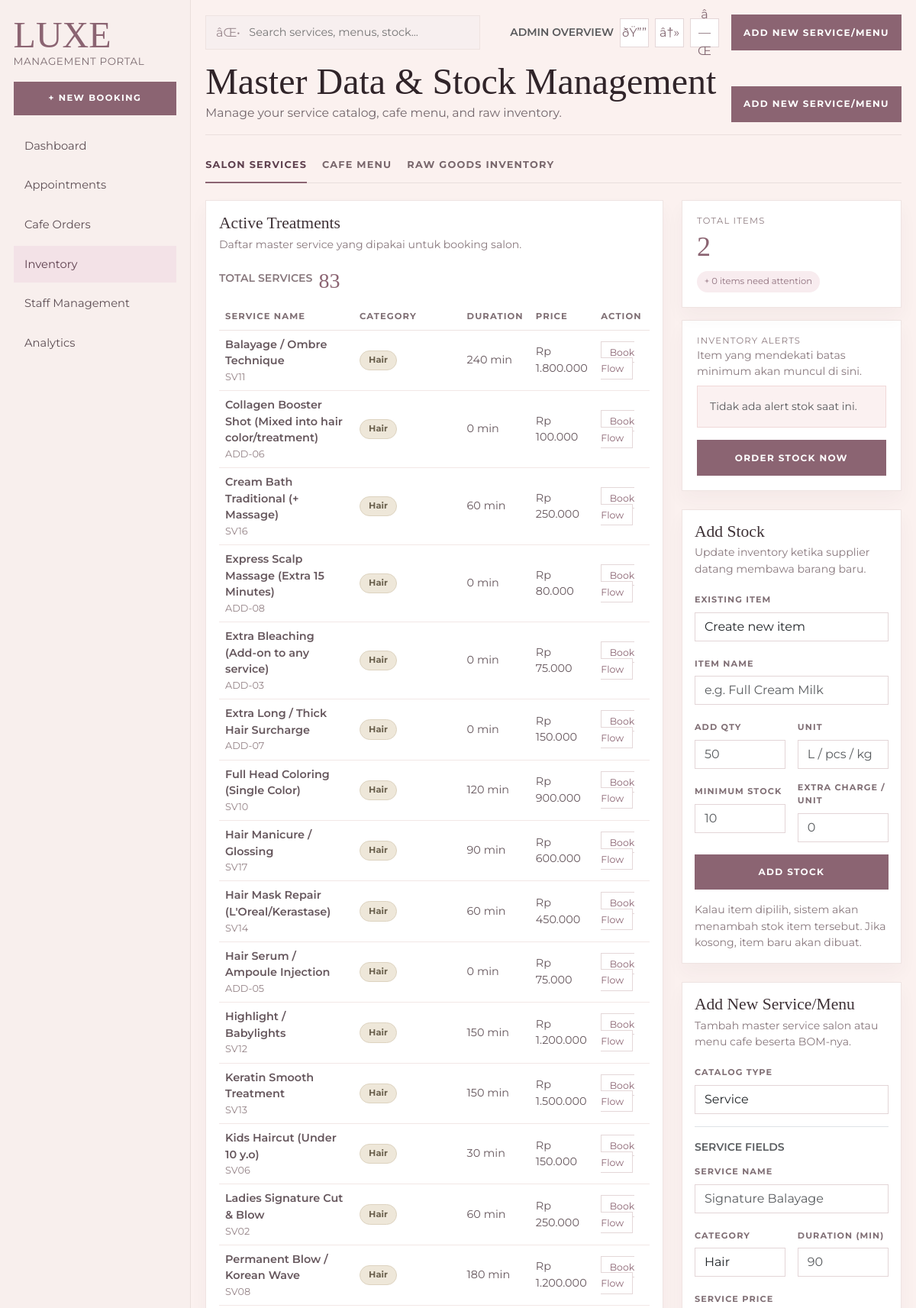
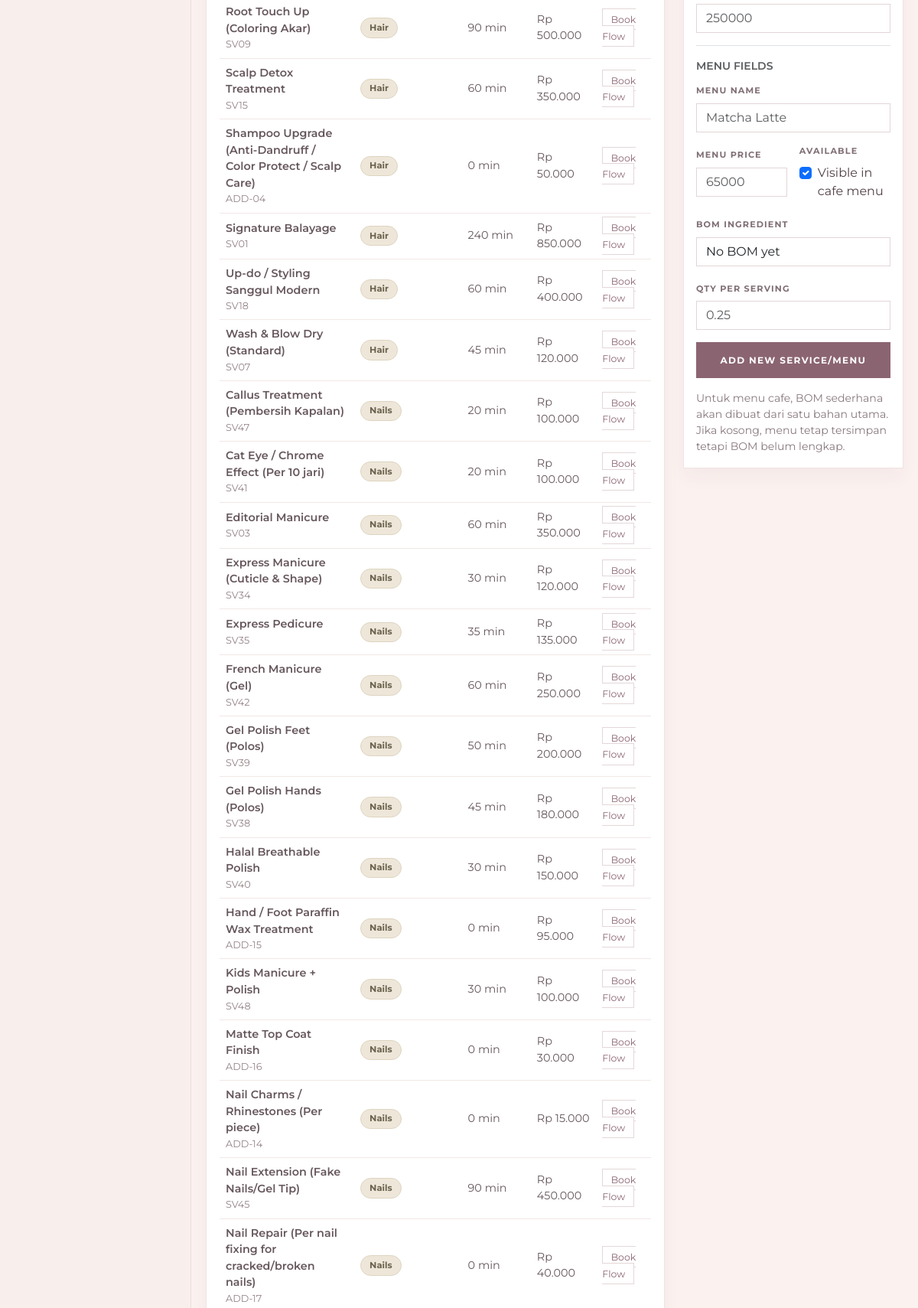
The app's page /index.php?page=admin&action=manageMenus (signed in, upper part) with its own data (2 pictures, top to bottom).
### tables this page shows
CREATE TABLE services (
    service_id VARCHAR(10),
    service_name VARCHAR(100) NOT NULL,
    category ENUM('Hair', 'Nails', 'Lashes', 'Wax & Eyebrows') NOT NULL, 
    is_addon BOOLEAN NOT NULL DEFAULT FALSE,
    base_tariff DECIMAL(10,2) NOT NULL,
    est_duration INT NOT NULL,
    PRIMARY KEY (service_id)
);

### app/Views/Admin/manage_menus.php (the view, shortened to what the rows shown need)
<?php
$services = $services ?? [];
$escape = static fn ($value): string => htmlspecialchars((string) $value, ENT_QUOTES, 'UTF-8');
$formatCurrency = static fn ($value): string => 'Rp ' . number_format((float) $value, 0, ',', '.');
?>
<!DOCTYPE html>
<html lang="id">
<head>
    <link href="https://cdn.jsdelivr.net/npm/bootstrap@5.3.3/dist/css/bootstrap.min.css" rel="stylesheet">
</head>
<body>
    <div class="shell">
        <main class="main">
            <section class="hero-box">
                <div>
                    <h1 class="hero-title">Master Data &amp; Stock Management</h1>
                </div>
            </section>
            <div class="row g-4 align-items-start">
                <div class="col-12 col-lg-8">
                    <section id="services-section" class="panel section-anchor mb-4">
                        <div class="d-flex justify-content-between align-items-start gap-3 flex-wrap mb-3">
                            <div>
                                <h2 class="card-headline mb-1">Active Treatments</h2>
                            </div>
                        </div>
                        <div class="table-responsive">
                            <table class="table inventory-table align-middle">
                                <thead>
                                    <tr>
                                        <th>Service Name</th>
                                        <th>Category</th>
                                        <th>Duration</th>
                                        <th>Price</th>
                                        <th>Action</th>
                                    </tr>
                                </thead>
                                <tbody>
                                    <?php if (empty($services)): ?>
                                        <tr>
                                            <td colspan="5" class="text-center py-4 text-muted">Belum ada service yang terdaftar.</td>
                                        </tr>
                                    <?php else: ?>
                                        <?php foreach ($services as $service): ?>
                                            <tr>
                                                <td>
                                                    <div class="fw-semibold"><?php echo $escape($service['service_name']); ?></div>
                                                    <div class="muted-caption"><?php echo $escape($service['service_id']); ?></div>
                                                </td>
                                                <td><span class="badge badge-soft badge-ready"><?php echo $escape($service['category']); ?></span></td>
                                                <td><?php echo $escape($service['est_duration']); ?> min</td>
                                                <td><?php echo $formatCurrency($service['base_tariff']); ?></td>
                                                <td>
                                                    <a class="pill-action" href="index.php?page=admin&action=manageReservations">Book Flow</a>
                                                </td>
                                            </tr>
                                        <?php endforeach; ?>
                                    <?php endif; ?>
                                </tbody>
                            </table>
                        </div>
                    </section>
                </div>
            </div>
        </main>
    </div>
</body>
</html>

### records on screen
services: service_name "Balayage / Ombre Technique", service_id "SV11", category "Hair", est_duration "240", base_tariff "Rp 1.800.000"
services: service_name "Collagen Booster Shot (Mixed into hair color/treatment)", service_id "ADD-06", category "Hair", est_duration "0", base_tariff "Rp 100.000"
services: service_name "Cream Bath Traditional (+ Massage)", service_id "SV16", category "Hair", est_duration "60", base_tariff "Rp 250.000"
services: service_name "Express Scalp Massage (Extra 15 Minutes)", service_id "ADD-08", category "Hair", est_duration "0", base_tariff "Rp 80.000"
services: service_name "Extra Bleaching (Add-on to any service)", service_id "ADD-03", category "Hair", est_duration "0", base_tariff "Rp 75.000"
services: service_name "Extra Long / Thick Hair Surcharge", service_id "ADD-07", category "Hair", est_duration "0", base_tariff "Rp 150.000"
services: service_name "Full Head Coloring (Single Color)", service_id "SV10", category "Hair", est_duration "120", base_tariff "Rp 900.000"
services: service_name "Hair Manicure / Glossing", service_id "SV17", category "Hair", est_duration "90", base_tariff "Rp 600.000"
services: service_name "Hair Mask Repair (L'Oreal/Kerastase)", service_id "SV14", category "Hair", est_duration "60", base_tariff "Rp 450.000"
services: service_name "Hair Serum / Ampoule Injection", service_id "ADD-05", category "Hair", est_duration "0", base_tariff "Rp 75.000"
services: service_name "Highlight / Babylights", service_id "SV12", category "Hair", est_duration "150", base_tariff "Rp 1.200.000"
services: service_name "Keratin Smooth Treatment", service_id "SV13", category "Hair", est_duration "150", base_tariff "Rp 1.500.000"
services: service_name "Kids Haircut (Under 10 y.o)", service_id "SV06", category "Hair", est_duration "30", base_tariff "Rp 150.000"
services: service_name "Ladies Signature Cut & Blow", service_id "SV02", category "Hair", est_duration "60", base_tariff "Rp 250.000"
services: service_name "Permanent Blow / Korean Wave", service_id "SV08", category "Hair", est_duration "180", base_tariff "Rp 1.200.000"
services: service_name "Root Touch Up (Coloring Akar)", service_id "SV09", category "Hair", est_duration "90", base_tariff "Rp 500.000"
services: service_name "Scalp Detox Treatment", service_id "SV15", category "Hair", est_duration "60", base_tariff "Rp 350.000"
services: service_name "Shampoo Upgrade (Anti-Dandruff / Color Protect / Scalp Care)", service_id "ADD-04", category "Hair", est_duration "0", base_tariff "Rp 50.000"
services: service_name "Signature Balayage", service_id "SV01", category "Hair", est_duration "240", base_tariff "Rp 850.000"
services: service_name "Up-do / Styling Sanggul Modern", service_id "SV18", category "Hair", est_duration "60", base_tariff "Rp 400.000"
services: service_name "Wash & Blow Dry (Standard)", service_id "SV07", category "Hair", est_duration "45", base_tariff "Rp 120.000"
services: service_name "Callus Treatment (Pembersih Kapalan)", service_id "SV47", category "Nails", est_duration "20", base_tariff "Rp 100.000"
services: service_name "Cat Eye / Chrome Effect (Per 10 jari)", service_id "SV41", category "Nails", est_duration "20", base_tariff "Rp 100.000"
services: service_name "Editorial Manicure", service_id "SV03", category "Nails", est_duration "60", base_tariff "Rp 350.000"
services: service_name "Express Manicure (Cuticle & Shape)", service_id "SV34", category "Nails", est_duration "30", base_tariff "Rp 120.000"
services: service_name "Express Pedicure", service_id "SV35", category "Nails", est_duration "35", base_tariff "Rp 135.000"
services: service_name "French Manicure (Gel)", service_id "SV42", category "Nails", est_duration "60", base_tariff "Rp 250.000"
services: service_name "Gel Polish Feet (Polos)", service_id "SV39", category "Nails", est_duration "50", base_tariff "Rp 200.000"
services: service_name "Gel Polish Hands (Polos)", service_id "SV38", category "Nails", est_duration "45", base_tariff "Rp 180.000"
services: service_name "Halal Breathable Polish", service_id "SV40", category "Nails", est_duration "30", base_tariff "Rp 150.000"
services: service_name "Hand / Foot Paraffin Wax Treatment", service_id "ADD-15", category "Nails", est_duration "0", base_tariff "Rp 95.000"
services: service_name "Kids Manicure + Polish", service_id "SV48", category "Nails", est_duration "30", base_tariff "Rp 100.000"
services: service_name "Matte Top Coat Finish", service_id "ADD-16", category "Nails", est_duration "0", base_tariff "Rp 30.000"
services: service_name "Nail Charms / Rhinestones (Per piece)", service_id "ADD-14", category "Nails", est_duration "0", base_tariff "Rp 15.000"
services: service_name "Nail Extension (Fake Nails/Gel Tip)", service_id "SV45", category "Nails", est_duration "90", base_tariff "Rp 450.000"
services: service_name "Nail Repair (Per nail fixing for cracked/broken nails)", service_id "ADD-17", category "Nails", est_duration "0", base_tariff "Rp 40.000"

### other values on screen
$summaryStats['total_services'] "83"
$summaryStats['total_inventory_items'] "2"
$summaryStats['low_stock_items'] "0"
